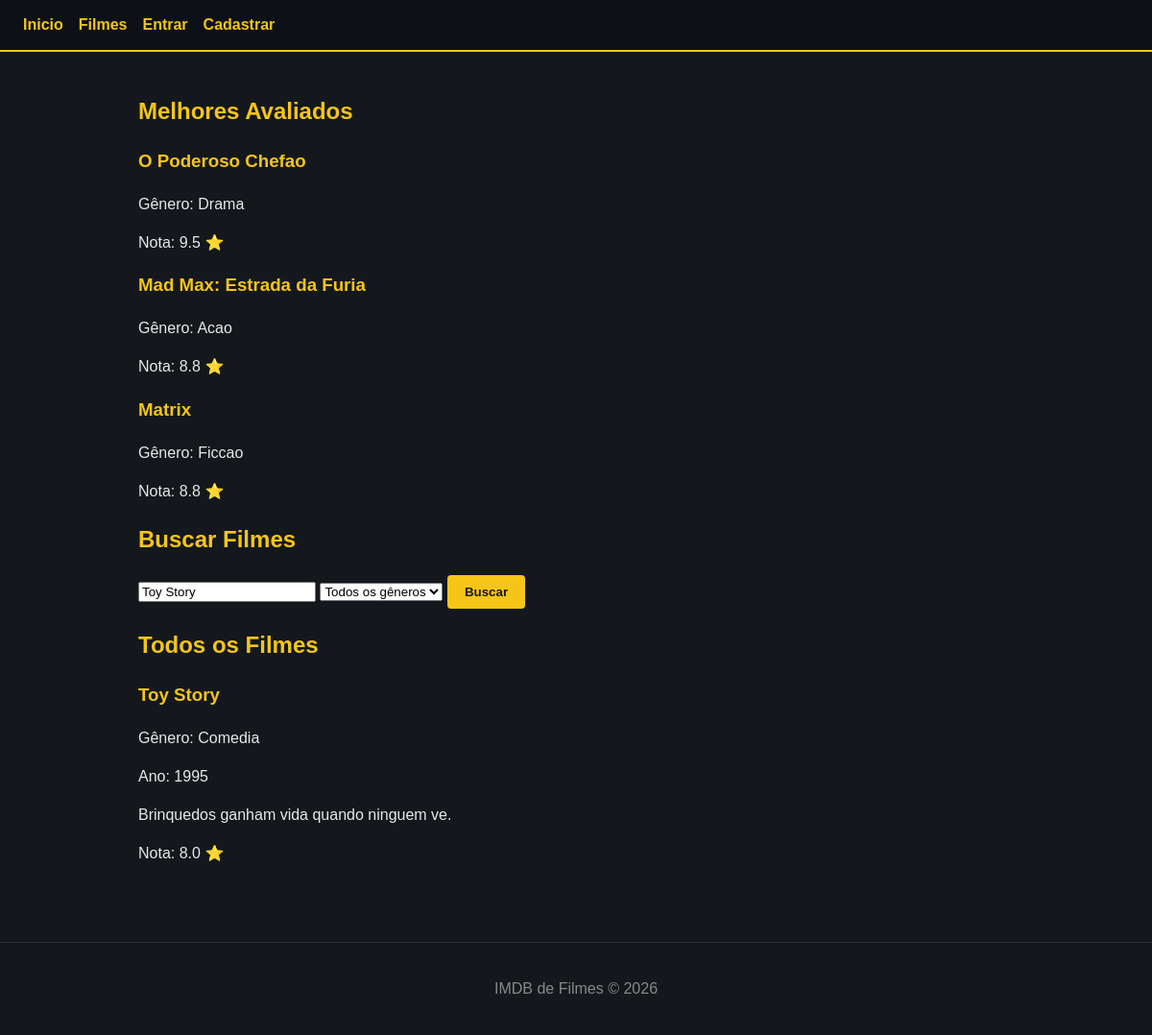
Screenshot of /views/filmes/listar.php?busca=Toy Story with the database file from the repository.
### tables this page shows
CREATE TABLE filmes (
    id        INT AUTO_INCREMENT PRIMARY KEY,
    titulo    VARCHAR(150) NOT NULL,
    genero    VARCHAR(60)  NOT NULL,
    descricao TEXT,
    ano       INT          NOT NULL
);

### functions/filmes_functions.php (called while the page is built, shortened)
<?php
require_once __DIR__ . '/../models/Filme.php';
function buscarFilmesPorNome(string $nome): array {
    $pdo  = Banco::conectar();
    $sql  = "SELECT f.id, f.titulo, f.genero, f.descricao, f.ano, AVG(a.nota) AS nota_media
             FROM filmes f
             LEFT JOIN avaliacoes a ON a.filme_id = f.id
             WHERE f.titulo LIKE :nome
             GROUP BY f.id";
    $stmt = $pdo->prepare($sql);
    $stmt->execute([':nome' => '%' . $nome . '%']);
    $rows = $stmt->fetchAll(PDO::FETCH_ASSOC);
    $filmes = [];
    foreach ($rows as $row) {
        $filmes[] = new Filme(
            (int)   $row['id'],
                    $row['titulo'],
                    $row['genero'],
                    $row['descricao'],
            (int)   $row['ano'],
            (float) ($row['nota_media'] ?? 0)
        );
    }
    return $filmes;
}
function buscarFilmesMaisAvaliados(int $limite = 5): array {
    $pdo  = Banco::conectar();
    $sql  = "SELECT f.id, f.titulo, f.genero, f.descricao, f.ano, AVG(a.nota) AS nota_media
             FROM filmes f
             LEFT JOIN avaliacoes a ON a.filme_id = f.id
             GROUP BY f.id
             ORDER BY nota_media DESC
             LIMIT :limite";
    $stmt = $pdo->prepare($sql);
    $stmt->bindParam(':limite', $limite, PDO::PARAM_INT);
    $stmt->execute();
    $rows = $stmt->fetchAll(PDO::FETCH_ASSOC);
    $filmes = [];
    foreach ($rows as $row) {
        $filmes[] = new Filme(
            (int)   $row['id'],
                    $row['titulo'],
                    $row['genero'],
                    $row['descricao'],
            (int)   $row['ano'],
            (float) ($row['nota_media'] ?? 0)
        );
    }
    return $filmes;
}

### models/Filme.php (called while the page is built, shortened)
<?php
class Filme {
    public function __construct(int $id, string $titulo, string $genero, string $descricao, int $ano, float $nota_media = 0.0) {
        $this->titulo     = $titulo;
        $this->genero     = $genero;
        $this->descricao  = $descricao;
        $this->ano        = $ano;
        $this->nota_media = $nota_media;
    }
}

### views/filmes/listar.php (the view, shortened to what this page needs)
<?php
require_once __DIR__ . '/../../functions/filmes_functions.php';
$busca  = isset($_GET['busca'])  ? trim($_GET['busca'])  : '';
$genero = isset($_GET['genero']) ? trim($_GET['genero']) : '';
if ($busca !== '') {
    $filmes = buscarFilmesPorNome($busca);
} elseif ($genero !== '' && $genero !== 'todos') {
    $filmes = buscarFilmesPorGenero($genero);
} else {
    $filmes = buscarTodosFilmes();
}
$destaques = buscarFilmesMaisAvaliados(3);
require_once __DIR__ . '/../header.php';
?>
<section>
    <h2>Melhores Avaliados</h2>
    <div>
        <?php foreach ($destaques as $filme): ?>
            <div>
                <h3><?= htmlspecialchars($filme->titulo) ?></h3>
                <p>Gênero: <?= htmlspecialchars($filme->genero) ?></p>
                <p>Nota: <?= number_format($filme->nota_media, 1) ?> ⭐</p>
            </div>
        <?php endforeach; ?>
    </div>
</section>
<section>
    <h2>Buscar Filmes</h2>
    <form method="GET" action="">
        <input type="text" name="busca" placeholder="Buscar por nome..." value="<?= htmlspecialchars($busca) ?>">
        <select name="genero">
            <option value="todos">Todos os gêneros</option>
        </select>
        <button type="submit">Buscar</button>
    </form>
</section>
<section>
    <h2>Todos os Filmes</h2>
    <?php if (empty($filmes)): ?>
        <p>Nenhum filme encontrado.</p>
    <?php else: ?>
        <div>
            <?php foreach ($filmes as $filme): ?>
                <div>
                    <h3><?= htmlspecialchars($filme->titulo) ?></h3>
                    <p>Gênero: <?= htmlspecialchars($filme->genero) ?></p>
                    <p>Ano: <?= $filme->ano ?></p>
                    <p><?= htmlspecialchars($filme->descricao) ?></p>
                    <p>Nota: <?= number_format($filme->nota_media, 1) ?> ⭐</p>
                </div>
            <?php endforeach; ?>
        </div>
    <?php endif; ?>
</section>
<?php require_once __DIR__ . '/../footer.php'; ?>

### assets/estilo.css (style rules this page uses)
* { box-sizing: border-box; }
body { margin: 0; font-family: Arial, Helvetica, sans-serif; background: #14181c; color: #e8e8e8; line-height: 1.5; }
h1, h2, h3 { color: #f5c518; }
button { background: #f5c518; color: #14181c; border: none; padding: 10px 18px; border-radius: 4px; font-weight: bold; cursor: pointer; }

### rows the page displays
filmes: titulo "O Poderoso Chefao", genero "Drama", nota_media "9.5"
filmes: titulo "Mad Max: Estrada da Furia", genero "Acao", nota_media "8.8"
filmes: titulo "Matrix", genero "Ficcao", nota_media "8.8"
filmes: titulo "Toy Story", genero "Comedia", ano "1995", descricao "Brinquedos ganham vida quando ninguem ve.", nota_media "8.0"
